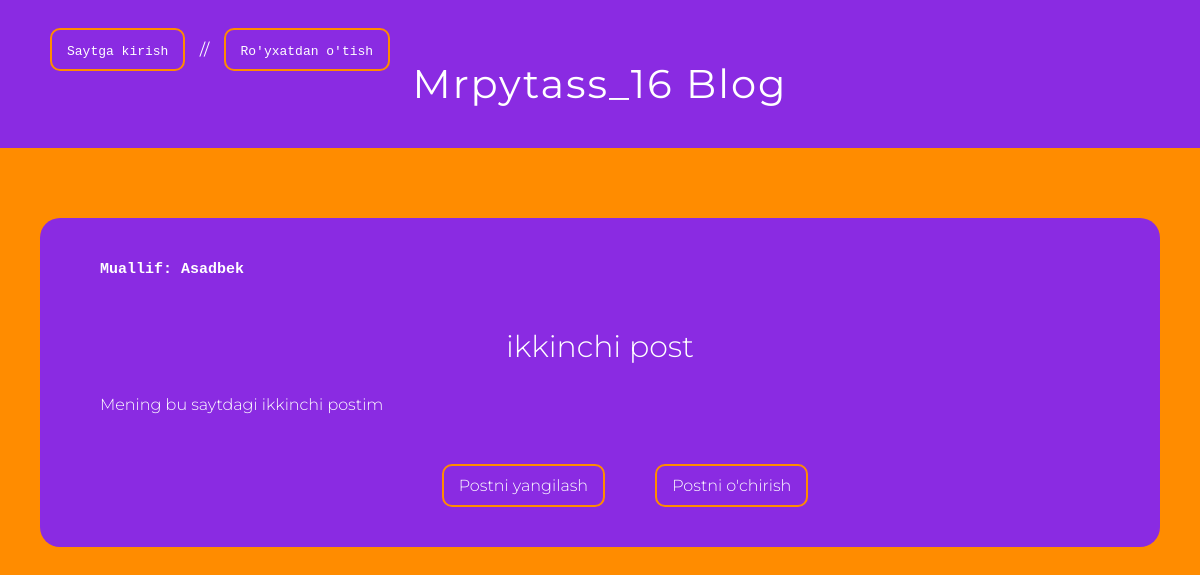
The app's page /post/2/ with its own data.
### BlogApp/models.py (models this page shows, shortened)
class Post(models.Model):
    title = models.CharField(max_length=150)
    author = models.ForeignKey(
        'auth.User',
        on_delete=models.CASCADE
    )
    text = models.TextField()
    short_info = models.CharField(max_length=100)

### BlogApp/views.py (the view)
# urls.py: path('post/<int:pk>/', See_Only_One_Post_View.as_view(), name='only_post'),
class See_Only_One_Post_View(DetailView):
    model = Post
    template_name = 'see_only_one_post.html'

### template/see_only_one_post.html
{% extends 'base.html' %}
{% block content %}
    <div class="only_post">
        <h4 class="author"><code>Muallif: {{ post.author }}</code></h4>
        <h2>{{ post.title }}</h2>
        <h4 class="text">{{ post.text }}</h4>
        <div class="update_post">
            <h4 class="update_btn"><a href="{% url 'update_post' post.pk %}">Postni yangilash</a></h4>
            <h4 class="delete_btn"><a href="{% url 'delete_post_page' post.pk %}">Postni o'chirish</a></h4>
        </div>
    </div>
{% endblock content %}

### static/css/base.css (style rules this page uses)
* { margin: 0; padding: 0; box-sizing: border-box; }
body { font-family: 'Montserrat', sans-serif; background-color:darkorange; }
.only_post { background-color: blueviolet; padding: 40px 20px; border-radius: 20px; color: white; }
.only_post .author { margin-left: 40px; font-size: 15px; }
.only_post h2 { text-align: center; font-weight: 300; font-size: 30px; margin-top: 50px; }
.only_post .text { margin-top: 30px; margin-left: 40px; font-weight: 300; }
.update_post { margin-top: 50px; display: flex; justify-content: center; align-items: center; }
.update_post h4 { border: 2px darkorange solid; margin-left: 50px; padding: 10px 15px; border-radius: 10px; }
.update_post h4 a { text-decoration: none; color: white; font-weight: 300; }

### records on screen
Post: author "Asadbek", title "ikkinchi post", text "Mening bu saytdagi ikkinchi postim"
